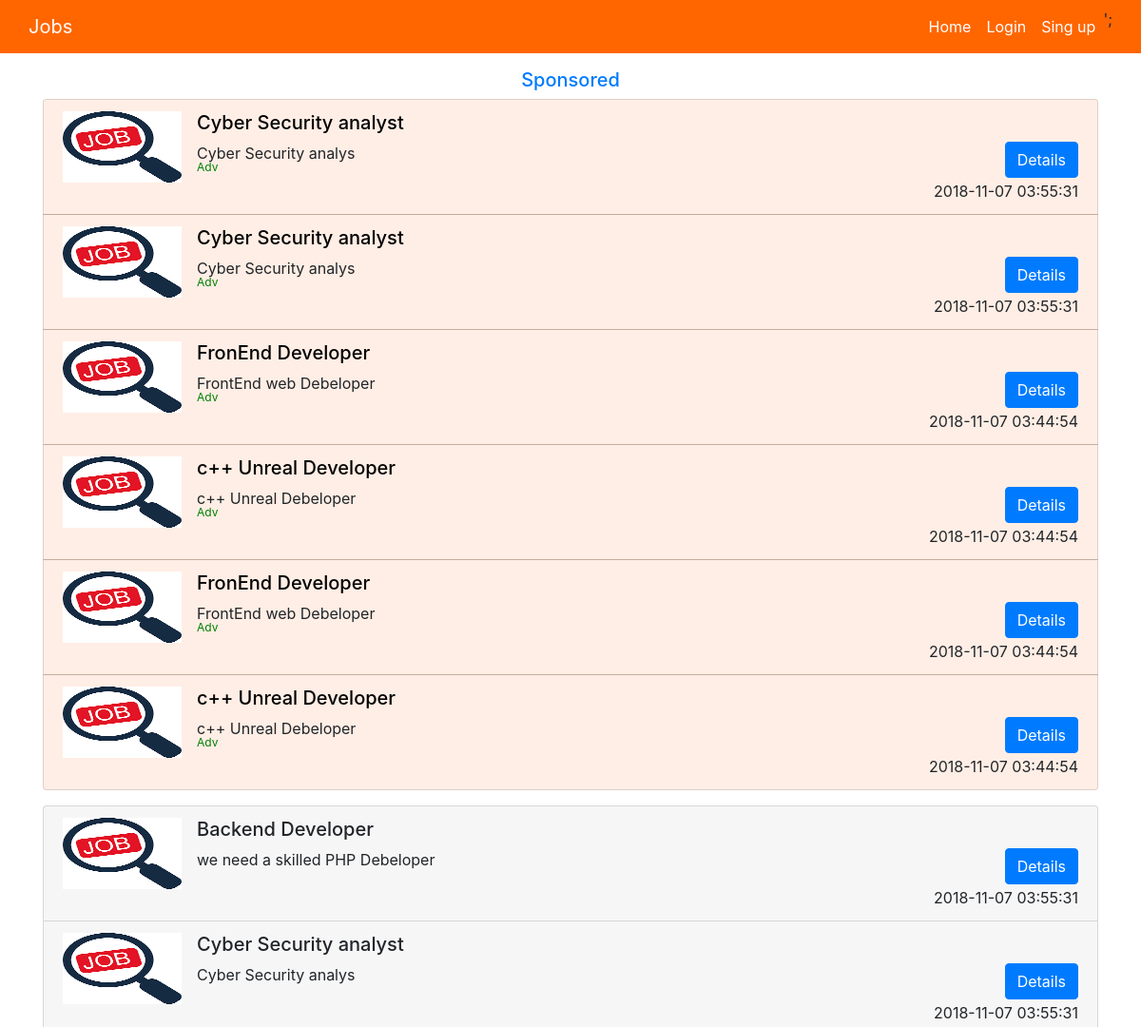
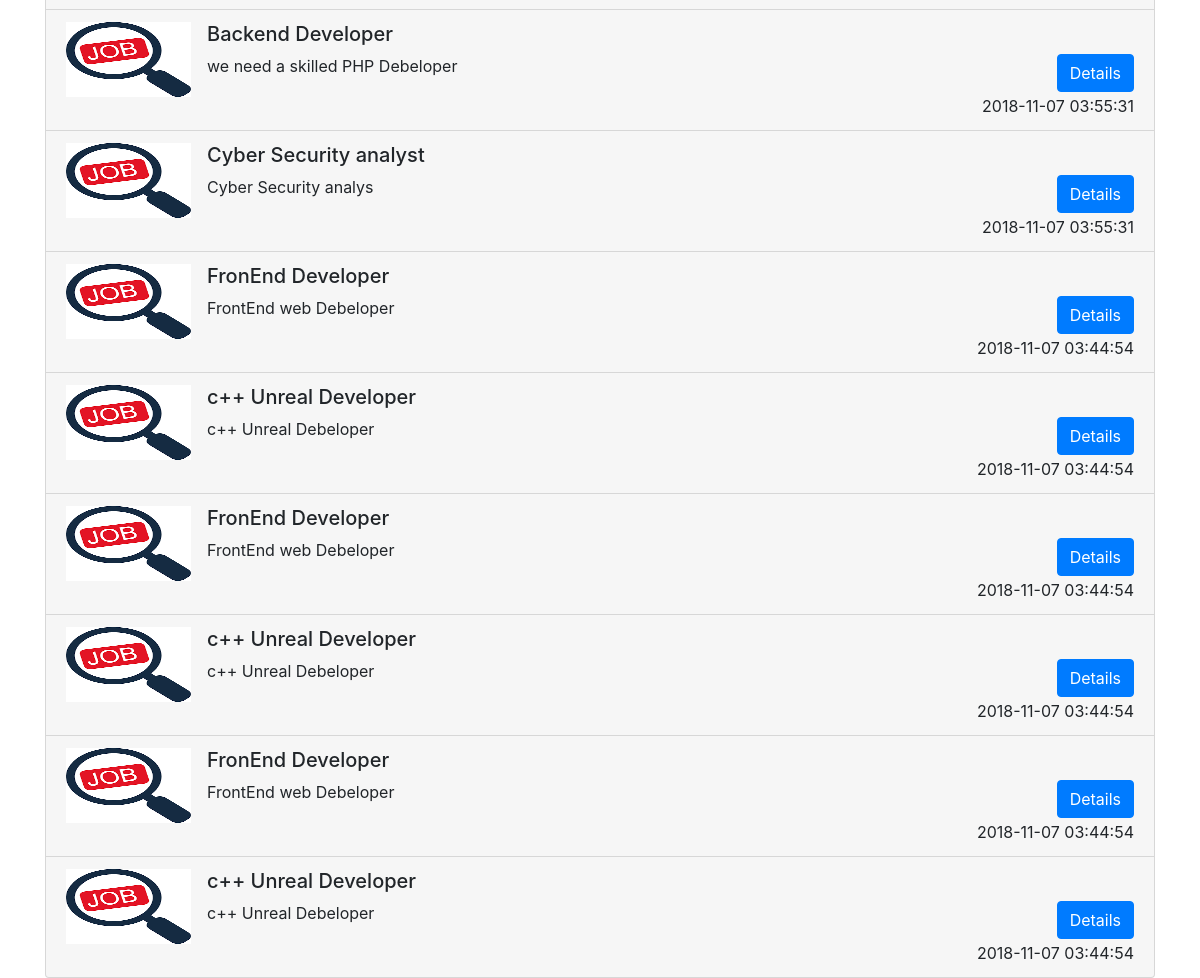
The page / on the database its author committed (2 pictures, top to bottom).
### tables this page shows
CREATE TABLE `job_offer` (
  `id` int(6) NOT NULL,
  `job_title` varchar(60) NOT NULL,
  `company` varchar(30) NOT NULL,
  `category` tinyint(1) NOT NULL COMMENT '0 part-time, 1 full-time',
  `address` varchar(20) NOT NULL,
  `street` varchar(20) NOT NULL,
  `city` varchar(15) NOT NULL,
  `job_description` varchar(400) NOT NULL,
  `job_requirements` varchar(200) NOT NULL,
  `salary` int(6) NOT NULL,
  `contact_info` varchar(20) NOT NULL,
  `image` varchar(100) NOT NULL,
  `type` int(1) NOT NULL,
  `post_date` timestamp NOT NULL DEFAULT CURRENT_TIMESTAMP,
  `username` varchar(20) NOT NULL
);

### php/list_jobs.php (the view, shortened to what this page needs)
<?
  require_once("database_connection.php");
  $response= mysqli_query($dbc, $query);
  while($row= mysqli_fetch_array($response)){
    echo '<li class="list-group-item">';
    echo '<form method="GET" action="details.php">';
    if(0)
      echo '<img class="responsive-img" src="' . $row['image'] .'">';
    else
      echo '<img class="responsive-img" src="img/job.png">';
    echo '<h5>' . $row['job_title'] . '</h5>';
    echo '<button class="btn btn-primary float-right" type="submit">Details</button>';
    echo '</form>';
    echo '<p>' . $row['job_description'];
    if($adv){
      echo '<br><sub class="float-left">Adv</sub></p>';
    }else{
      echo '</p>';
    }
    echo '<date class="float-right">' . $row['post_date'] . '</date>';
    echo "</li>";
  }
?>

### index.php (shortened to what this page needs)
<!doctype html>
<html>
<head>
  <link href="css/bootstrap.min.css" rel="stylesheet">
  <link href="css/style.css" rel="stylesheet">
</head>
<body class="home">
  <?
    require_once("html/header.php");
  ?>
  <section id="sponsored">
    <div class="container">
      <h5 class="text-center"><a href="sponsored.php">Sponsored</a></h5>
      <ul class="list-group">
        <?
          $query= "select * from job_offer where type = 1 order by post_date desc limit 6 ";
          $adv=1;
          require("php/list_jobs.php");
        ?>
      </ul>
    </div>
  </section>
  <section id="jobs">
    <div class="container">
      <ul class="list-group">
        <?
          $query= "select * from job_offer order by post_date desc";
          $adv=0;
          require("php/list_jobs.php");
        ?>
      </ul>
    </div>
  </section>
</body>
</html>

### html/header.php (shortened to what this page needs)
<nav class="navbar navbar-expand">
  <div class="container">
    <a class="navbar-brand" href="index.php">Jobs</a>
    <div class="collapse navbar-collapse">
      <ul class="navbar-nav ml-auto">
        <a class="nav-link" href="index.php">Home</a>
        <?
        if(isset($_SESSION['username'])){
          echo '<a class="nav-link" href="addjob.php">Add a Job</a>';
          echo '<a class="nav-link" href="announcements.php">My Announcements</a>';
          echo '<a class="nav-link" data-target="#signup" href="php/logout.php">Log out</a>';
        }else{
          echo '<a class="nav-link" data-toggle="modal" data-target="#login" href="#">Login</a>';
          echo '<a class="nav-link" data-toggle="modal" data-target="#signup" href="#">Sing up</a>';
          require_once("html/signup.php");
                  }
        ?>
      </ul>
    </div>
  </div>
</nav>

### css/style.css (style rules this page uses)
nav { background: #ff6600; margin-bottom: 1rem; }
nav a { color: white; }
.home img { width: 125px; height: 75px; float: left; margin-right: 1rem; }
.home section#sponsored { margin-bottom: 1rem; }
.home section#sponsored li { background: rgba(255, 90, 0, 0.1); }
.home section#sponsored li h5 { color: #000; }
.home section#sponsored li p sub { color: green; }
.home section#jobs li { background: #F6F6F6; }

### rows shown on the page
job_offer: job_title "Cyber Security analyst", job_description "Cyber Security analys", shows "Adv", post_date "2018-11-07 03:55:31"
job_offer: job_title "Cyber Security analyst", job_description "Cyber Security analys", shows "Adv", post_date "2018-11-07 03:55:31"
job_offer: job_title "FronEnd Developer", job_description "FrontEnd web Debeloper", shows "Adv", post_date "2018-11-07 03:44:54"
job_offer: job_title "c++ Unreal Developer", job_description "c++ Unreal Debeloper", shows "Adv", post_date "2018-11-07 03:44:54"
job_offer: job_title "FronEnd Developer", job_description "FrontEnd web Debeloper", shows "Adv", post_date "2018-11-07 03:44:54"
job_offer: job_title "c++ Unreal Developer", job_description "c++ Unreal Debeloper", shows "Adv", post_date "2018-11-07 03:44:54"
job_offer: job_title "Backend Developer", job_description "we need a skilled PHP Debeloper", post_date "2018-11-07 03:55:31"
job_offer: job_title "Backend Developer", job_description "we need a skilled PHP Debeloper", post_date "2018-11-07 03:55:31"
job_offer: job_title "FronEnd Developer", job_description "FrontEnd web Debeloper", post_date "2018-11-07 03:44:54"
job_offer: job_title "c++ Unreal Developer", job_description "c++ Unreal Debeloper", post_date "2018-11-07 03:44:54"
